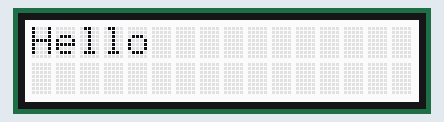
This sketch was run on a simulated Arduino Uno, built with avr-gcc and run on an emulated ATmega328P. Shown: 16×2 character LCD.

Above: at 0.1 s.
At 1.1 s:
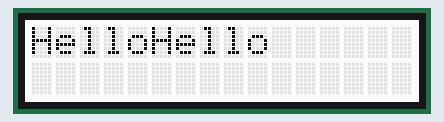
At 2.1 s:
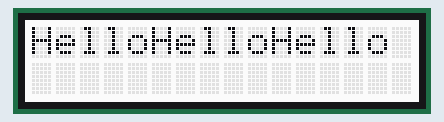
At 3.1 s:
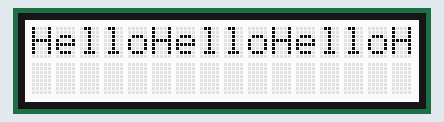
At 8.2 s:
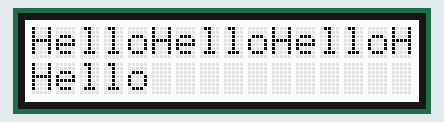
At 11.2 s:
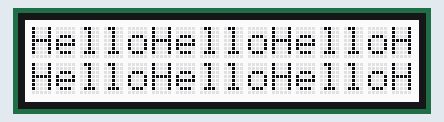

The sketch:

test_lcd.ino
```cpp
#include <Wire.h>
#include "rgb_lcd.h"

rgb_lcd lcd;

void setup()
{
    lcd.begin(16, 2);
    lcd.print("Hello");
    delay(1000);
}

void loop()
{
    lcd.print("Hello");
    delay(1000);
    // set the cursor to column 0, line 1
    // (note: line 1 is the second row, since counting begins with 0):
    //lcd.setCursor(0, 1);
    //lcd.print(millis()/1000);
    //delay(100);
}
```

Measured:
- what the display in image 1 shows lasts 1.0 s, from 1.1 s to 2.1 s
- what the display in image 3 shows lasts 5.0 s, from 3.1 s to 8.1 s
